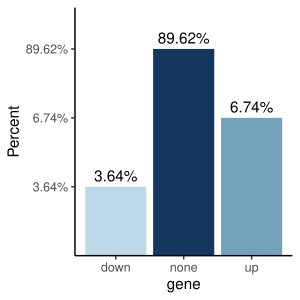

This figure's R source:
#设置工作路径
setwd('C:/Users/you/Desktop')
#读取目标基因集和上下调表达基因集
target <- read.table("gene_list.txt",header = T,sep='\t')
des <- read.table('deseq2_all.txt',header = T,sep = '\t')
#将基因分为三类：up,down,none
up <- des[des$sig == 'up',]
down <- des[des$sig == 'down',]
none <- des[des$sig == 'none',]
up$gene_id <- row.names(up)
down$gene_id <- row.names(down)
none$gene_id <- row.names(none)
#将上下调和不差异的基因分别与目的基因列表取交集
tar_up <- merge(up,target,by='gene_id')
tar_down <- merge(down,target,by='gene_id')
tar_none <- merge(none,target,by="gene_id")
#分别计算上下调和不差异基因的数目和总数
num_up <- nrow(tar_up)
num_down <- nrow(tar_down)
num_none <- nrow(tar_none)
num_total <- num_up + num_down + num_none
#转化为百分数
data <- c(num_none/num_total,num_up/num_total,num_down/num_total)
library(scales)
data <- percent(data, accuracy = 0.01)
data <- data.frame(data)
row.names(data) <- c("none","up","down")
colnames(data) <- "Percent"
data$gene <- row.names(data)
library(ggplot2)
pdf("3D_gene_barplot.pdf",width = 3,height=3)
ggplot(data,mapping = aes(x=gene,y=Percent))+
  geom_bar(stat = "identity",fill=c("#15365f","#75a2b9","#bdd9e7"))+
  geom_text(aes(label=Percent),vjust=-0.5,hjust=0.5)+
  theme(axis.line = element_line(colour = "black"),panel.background = element_blank())
dev.off() 
